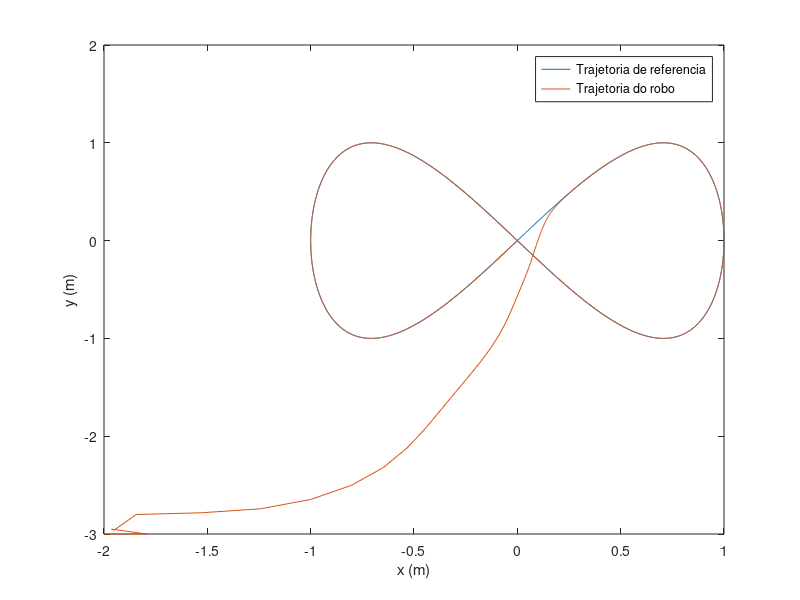
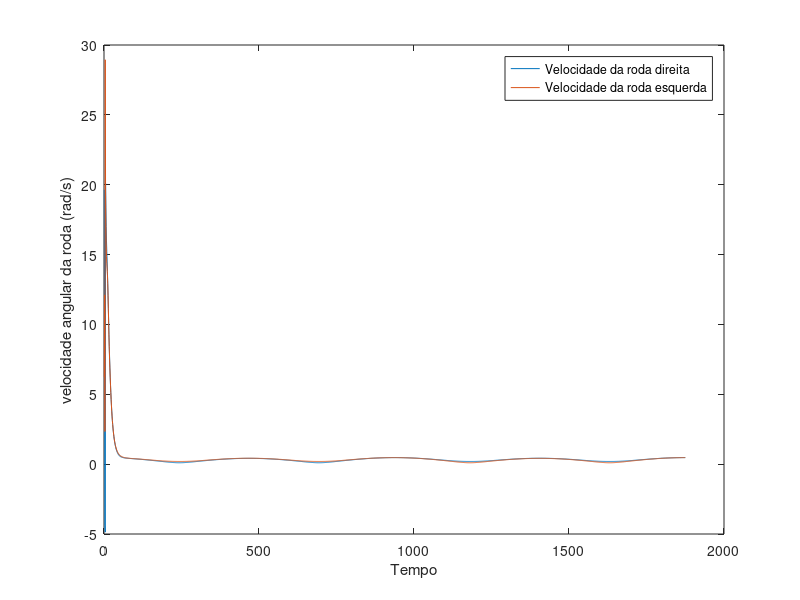

Write MATLAB code to recreate these figures, in order.
%clear

% Tempo de amostragem
Ts = 0.016; % tempo de loop do sistema da unball

% Tempo de simulacao
t = 0:Ts:30;

% Limite fisico robo
R = 0.03; %raio da roda = 3cm
L = 0.075; %distancia entre as rodas = 7.5cm
wrodas_lim = 1.2/R

% Media movel
beta = 1;
noise = 0.00; % Set to experiment with noise (e.g. 0.001)

% Trajetoria
ganho = 1;
freq = 2*pi/30;
traj = [ganho*sin(freq*t); ganho*sin(2*freq*t)];

% Definicao do sistema
G = [0 1 0 0;
     0 0 0 0;
     0 0 0 1;
     0 0 0 0];

H = [0 0;
     1 0;
     0 0;
     0 1];
 
C = [1 1 0 0];
 
discSys = c2d(ss(G,H,C,0), Ts);

real = 10;
im = 0;

% Calculo da matriz de ganho K
cont_poles = [-real + im*1i, -real - im*1i, -2*real + im*1i, -2*real - im*1i];
disc_poles = [pol2cart(im*Ts, abs(exp(-real*Ts)));
              pol2cart(-im*Ts, abs(exp(-real*Ts)));
              pol2cart(im*Ts, abs(exp(-2*real*Ts)));
              pol2cart(-im*Ts, abs(exp(-2*real*Ts)))];

Kc = place(G, H, cont_poles);
Kd = place(discSys.A, discSys.B, disc_poles);

% Condicao inicial
i_pose = [-2, -3, 0];
i_vel = [1, 1];

% Set das variaveis do primeiro loop
x_pos = i_pose(1);
y_pos = i_pose(2);
theta = i_pose(3);
x_vel = i_vel(1);
y_vel = i_vel(2);

x_vel_ref_prev = x_vel;
y_vel_ref_prev = y_vel;

robot_x_pos = [];
robot_y_pos = [];

control_signal_v = [];
signal_wR = [];
signal_wL = [];

% Loop de simulacao
for k = 2:length(t)
    robot_x_pos = [robot_x_pos; x_pos];
    robot_y_pos = [robot_y_pos; y_pos];
    
    % Calculo das referencias por loop
    x_pos_ref = traj(1,k);
    y_pos_ref = traj(2,k);
    x_vel_ref  = (x_pos_ref - traj(1,k-1))/Ts;
    y_vel_ref  = (y_pos_ref - traj(2,k-1))/Ts;
    
    % Calculo dos estados (erros)
    z_e = [x_pos_ref - x_pos;
           x_vel_ref - x_vel;
           y_pos_ref - y_pos;
           y_vel_ref - y_vel];
      
    % Calculo das aceleraçoes de referencia
    x_a_ref = (x_vel_ref - x_vel_ref_prev)/Ts;
    y_a_ref = (y_vel_ref - y_vel_ref_prev)/Ts;
    
    
    % Lei de controle
    mid_u = Kc*z_e + [x_a_ref; y_a_ref];
    
    % Calculo da matriz F
    v = sqrt((x_vel)^2 + (y_vel)^2);
    F = [cos(theta) -v*sin(theta);
         sin(theta) v*cos(theta)]; 
    final_u = F^(-1)*mid_u;
    
    % Entrada no robo
    v = final_u(1)*Ts + v; % integra dv
    w = final_u(2);
    
    % Limite fisico do robo
    wR = (2*v + L*w)/2;
    wL = (2*v - L*w)/2;
        
    if wR > wrodas_lim
        wR = wrodas_lim;
    end
    
    if wL > wrodas_lim
        wL = wrodas_lim;
    end
   
    signal_wR = [signal_wR; wR];
    signal_wL = [signal_wL; wL];
    
    % transforma de volta da velocidade das rodas pro robô pra garantir veracidade do calculo
    v = (wR + wL)/2; 
    w = (wR - wL)/L;
    
    control_signal_v = [control_signal_v; v];
    
    robot_input = [v; w];
    robot_cinematic = [cos(theta) 0;
                       sin(theta) 0;
                                0 1];
    dout_robot = robot_cinematic * robot_input;
    dout_robot = (dout_robot + randn(3,1)*noise); % adicionando noise pra simular erro de amostragem
    
    % "Leitura" dos estados do robô (integrando a saída)
    out_robot = [x_pos + Ts*dout_robot(1);
                 y_pos + Ts*dout_robot(2);
                 theta + Ts*dout_robot(3)];
    out_robot = (out_robot + randn(3,1)*noise); % adicionando noise pra simular erro de amostragem

    
    x_vel = (dout_robot(1)*(1 + beta) + x_vel*(1 - beta))/2;
    y_vel = (dout_robot(2)*(1 + beta) + y_vel*(1 - beta))/2;
     
    x_pos = (out_robot(1)*(1 + beta) + x_pos*(1 - beta))/2;
    y_pos = (out_robot(2)*(1 + beta) + y_pos*(1 - beta))/2;
    theta = (out_robot(3)*(1 + beta) + theta*(1 - beta))/2;
    
    x_vel_ref_prev = x_vel_ref;
    y_vel_ref_prev = y_vel_ref;
    
end

figure
plot(traj(1,:), traj(2,:));
hold on
plot(robot_x_pos, robot_y_pos);
hold off
legend("Trajetoria de referencia", "Trajetoria do robo");
xlabel("x (m)")
ylabel("y (m)")

figure
plot(signal_wR)
hold on
plot(signal_wL)
hold off
legend("Velocidade da roda direita", "Velocidade da roda esquerda");
ylabel("velocidade angular da roda (rad/s)")
xlabel("Tempo")
